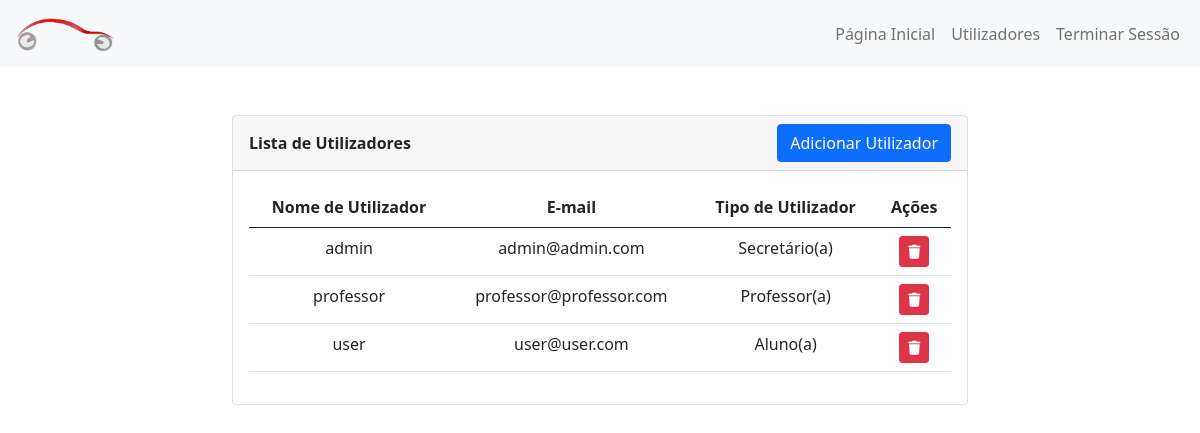
The page /utilizadores_secretario.php (signed in) on the database its author committed.
### tables this page shows
CREATE TABLE IF NOT EXISTS `utilizador` (
  `id_utilizador` int NOT NULL AUTO_INCREMENT,
  `username_utilizador` varchar(45) DEFAULT NULL COMMENT 'Username do utilizador.',
  `email_utilizador` varchar(45) DEFAULT NULL COMMENT 'Email do utilizador.',
  `password_utilizador` varchar(45) DEFAULT NULL COMMENT 'Password encriptada do utilizador',
  `fk_tipoutilizador` int NOT NULL COMMENT 'Foreign key associada à tabela tipo_utilizador.',
  `eliminado_utilizador` tinyint NOT NULL DEFAULT '0' COMMENT 'Estado de Eliminação. | Eliminado = 1 | Não Eliminado = 0',
  `utilizadorcol` varchar(45) DEFAULT NULL,
  PRIMARY KEY (`id_utilizador`),
  KEY `fk_tipo` (`fk_tipoutilizador`)
);

CREATE TABLE IF NOT EXISTS `tipo_utilizador` (
  `id_tipo_utilizador` int NOT NULL,
  `titulo_tipo_utilizador` varchar(45) NOT NULL,
  PRIMARY KEY (`id_tipo_utilizador`)
);

### utilizadores_secretario.php (the view, shortened to what this page needs)
<!DOCTYPE html>
<html lang="pt-pt">
<head>
    <link rel="stylesheet" href="https://cdn.jsdelivr.net/npm/bootstrap@5.0.2/dist/css/bootstrap.min.css">
    <link rel="stylesheet" href="https://cdnjs.cloudflare.com/ajax/libs/font-awesome/6.0.0-beta3/css/all.min.css">
</head>
<body>
<?php
$conn = dbConnection();
function includeNavbar() {
    ?>
    <nav class='navbar navbar-expand-md navbar-light bg-light'>
        <div class='container-fluid'>
            <a class='navbar-brand'>
                <img src='src/logo.png' alt='Logo' height='40' class='d-inline-block align-text-top'>
            </a>
            <div class='collapse navbar-collapse' id='navbarNav'>
                <ul class='navbar-nav ms-auto'>
                    <li class='nav-item'>
                        <a class='nav-link' href='inicio_secretario.php' id='home-btn'>Página Inicial</a>
                    </li>
                    <li class='nav-item'>
                        <a class='nav-link' href='#' id='home-btn'>Utilizadores</a>
                    </li>
                    <li class='nav-item'>
                        <a class='nav-link' href='inicio_secretario.php?logout=true'>Terminar Sessão</a>
                    </li>
                </ul>
            </div>
        </div>
    </nav>
    <?php
}
function mostrarTabela($conn, $sqlQuery, $tableTitle, $tableHeaders) {
    $stmt = $conn->prepare($sqlQuery);
    $stmt->execute();
    $result = $stmt->get_result();
    if ($result) {
        ?>
        <div class='container my-5'>
            <div class='row justify-content-center'>
                <div class='col-md-8'>
                    <div class='card'>
                        <div class='card-header d-flex justify-content-between align-items-center'>
                            <span><b><?= $tableTitle ?></b></span>
                            <button class='btn btn-primary' data-bs-toggle='modal' data-bs-target='#addUserModal'>Adicionar Utilizador</button>
                        </div>
                        <div class='card-body'>
                            <table class='table'>
                                <thead>
                                <tr>
                                    <?php foreach ($tableHeaders as $header) : ?>
                                        <th class='text-center'><?= $header ?></th>
                                    <?php endforeach; ?>
                                    <th class='text-center'>Ações</th>
                                </tr>
                                </thead>
                                <tbody>
                                <?php
                                while ($row = $result->fetch_assoc()) {
                                    ?>
                                    <tr>
                                        <td class='text-center'><?= $row['username_utilizador'] ?></td>
                                        <td class='text-center'><?= $row['email_utilizador'] ?></td>
                                        <td class='text-center'><?= obterTipoUtilizador($conn, $row['fk_tipoutilizador']) ?></td>
                                        <td class='text-center'>
                                            <form method="post" style="display: inline;">
                                                <button type="submit" class='btn btn-danger btn-sm' name="eliminar_utilizador">
                                                    <i class='fas fa-trash'></i>
                                                </button>
                                            </form>
                                        </td>
                                    </tr>
                                    <?php
                                }
                                ?>
                                </tbody>
                            </table>
                        </div>
                    </div>
                </div>
            </div>
        </div>
        <?php
    } else {
        echo "Erro na consulta: " . $stmt->error;
    }
}
function obterTipoUtilizador($conn, $fk_tipoutilizador) {
    $stmt = $conn->prepare("SELECT titulo_tipo_utilizador FROM tipo_utilizador WHERE id_tipo_utilizador = ?");
    $stmt->bind_param("i", $fk_tipoutilizador);
    $stmt->execute();
    $result = $stmt->get_result();
    if ($result && $row = $result->fetch_assoc()) {
        return $row['titulo_tipo_utilizador'];
    }
    return "Desconhecido";
}
includeNavbar();
mostrarTabela($conn, "SELECT id_utilizador, username_utilizador, email_utilizador, fk_tipoutilizador FROM utilizador WHERE eliminado_utilizador = 0", "Lista de Utilizadores", ["Nome de Utilizador", "E-mail", "Tipo de Utilizador"]);
?>
</body>
</html>

### rows shown on the page
utilizador: username_utilizador "admin", email_utilizador "admin@admin.com", fk_tipoutilizador.titulo_tipo_utilizador "Secretário(a)"
utilizador: username_utilizador "professor", email_utilizador "professor@professor.com", fk_tipoutilizador.titulo_tipo_utilizador "Professor(a)"
utilizador: username_utilizador "user", email_utilizador "user@user.com", fk_tipoutilizador.titulo_tipo_utilizador "Aluno(a)"

### other values the page prints
$tableTitle "Lista de Utilizadores"
$header "Nome de Utilizador"
$header "E-mail"
$header "Tipo de Utilizador"
